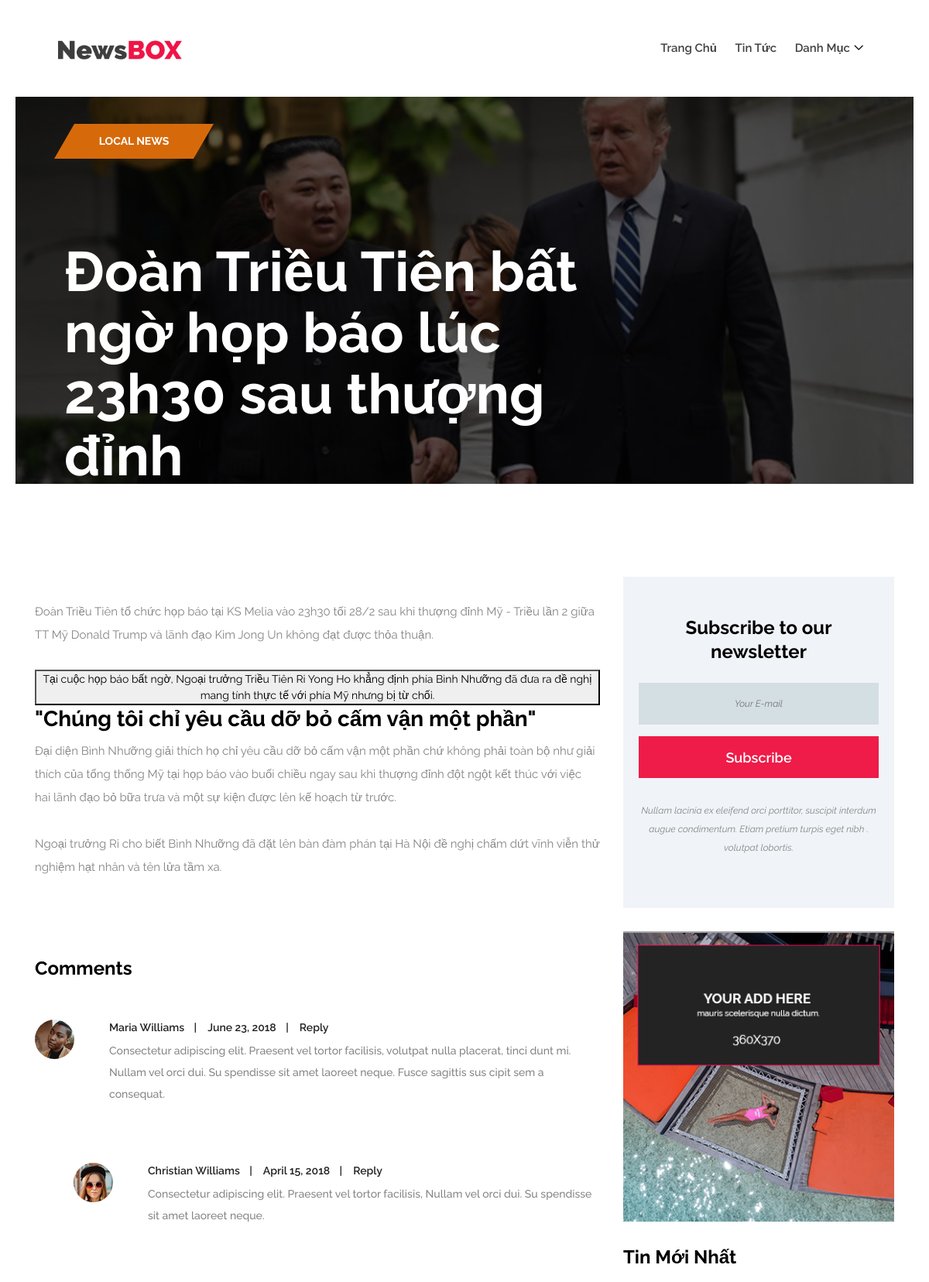
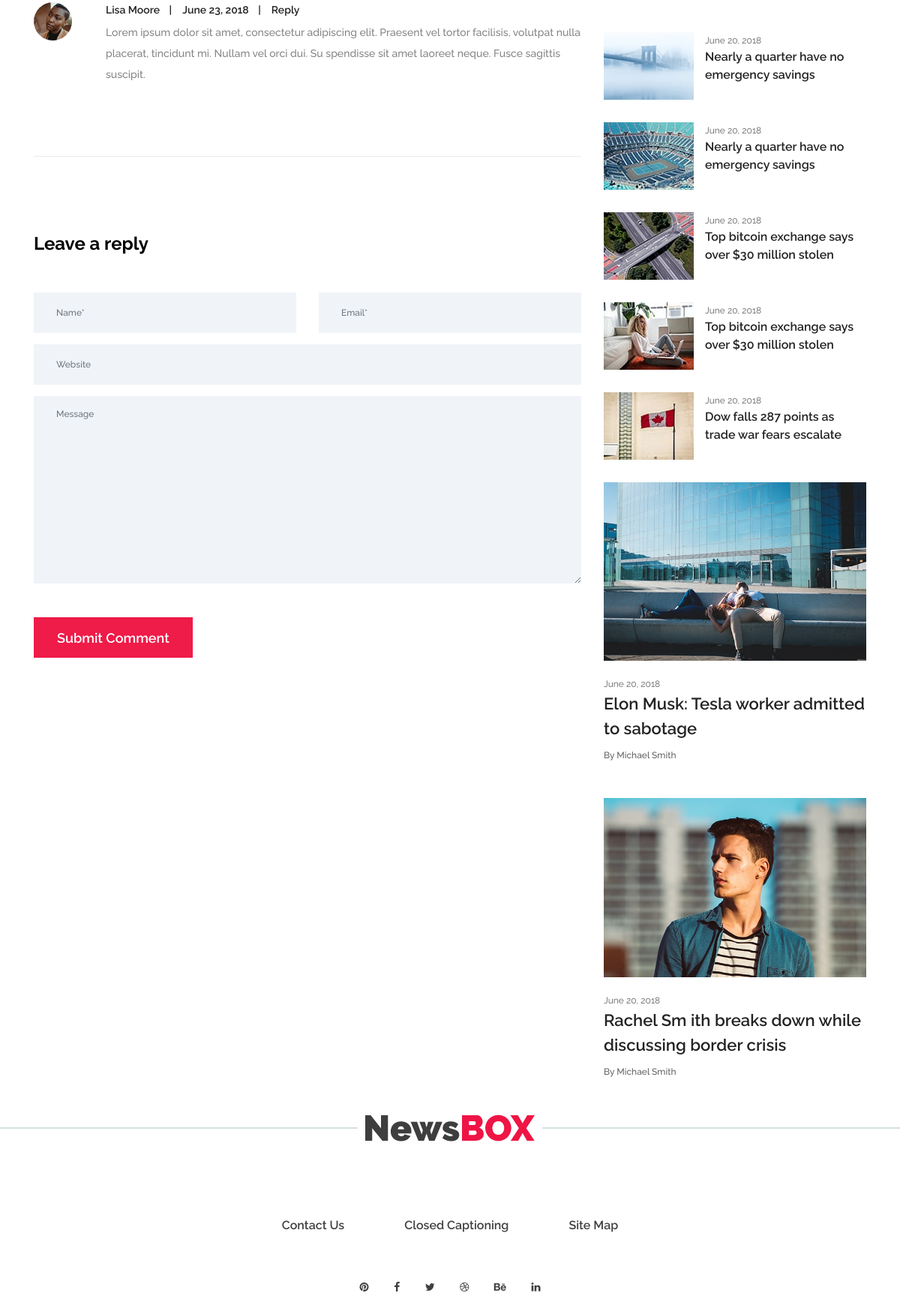
Screenshot of /controller/index.php?act=chitiet&idcate=18 (upper part) with the database file from the repository (2 pictures, top to bottom).
### tables this page shows
CREATE TABLE `news` (
  `ID` int(11) NOT NULL,
  `tieude` varchar(100) NOT NULL,
  `noidung` text,
  `hinhanh` text,
  `iddm` int(11) DEFAULT NULL,
  `thoigian` varchar(200) NOT NULL,
  `noibat` tinyint(1) NOT NULL,
  `tacgia` varchar(100) NOT NULL
);

### model/connect.php (called while the page is built, shortened)
<?php
    class connect {
        var $db = NULL;
        function __construct() {
            $dsn = "mysql:host=localhost;dbname=news";
            $user = 'root';
            $pass = 'root';
            $this->db = new PDO($dsn,$user,$pass);
            $this->db->query('set names "utf8"');
            if (!$this->db) {
                return false;
            }
            else {
               return true;
            }
        }
        public function getInstancse($select) {
            $results = $this->db->query($select);
            $result = $results->fetch();
            return $result;
        }
    }
?>

### model/news.php (called while the page is built, shortened)
<?php
    class news
    {
            function getCateById($id){
                $db = new connect();
                $select = "select * from news where ID=$id";
                $result=$db->getInstancse($select);
                return $result;
            }
    }
?>

### view/website/catalogy-detail.php (the view)
<?php
    include "header.php";
    $cate = new news();
    $id = $_GET['idcate'];
        $tin =$cate->getCateById($id);
            extract($tin);
            $hinh = '../view/upload/'.$tin['hinhanh'];
            if(is_file($hinh)){
                $hinh=$hinh;
              }else{
                $hinh="no data";
              }
?>
    <div class="post-details-title-area bg-overlay clearfix" style="background-image: url(<?php echo  $hinh?>)">
        <div class="container-fluid h-100">
            <div class="row h-100 align-items-center">
                <div class="col-12 col-lg-8">
                    <div class="post-content">
                        <p class="tag"><span>Local News</span></p>
                        <p class="post-title"> <?php echo  $tin['tieude']?> </p>
                        <div class="d-flex align-items-center">
                            <span class="post-date mr-30"><?php echo $tin['thoigian']?></span>
                            <span class="post-date"><?php echo $tin['tacgia']?></span>
                        </div>
                    </div>
                </div>
            </div>
        </div>
    </div>
    <section class="post-news-area section-padding-100-0 mb-70">
        <div class="container">
            <div class="row justify-content-center">
                <div class="col-12 col-lg-8">
                    <div class="post-details-content mb-100">
                        <p><?php echo $tin['noidung']?></p>
                    </div>
                    <div class="comment_area clearfix mb-100">
                        <h4 class="mb-50">Comments</h4>
                        <ol>
                            <li class="single_comment_area">
                                <div class="comment-content d-flex">
                                    <div class="comment-author">
                                        <img src="../view/website/img/bg-img/32.jpg" alt="author">
                                    </div>
                                    <div class="comment-meta">
                                        <div class="d-flex">
                                            <a href="#" class="post-author">Maria Williams</a>
                                            <a href="#" class="post-date">June 23, 2018 </a>
                                            <a href="#" class="reply">Reply</a>
                                        </div>
                                        <p>Consectetur adipiscing elit. Praesent vel tortor facilisis, volutpat nulla placerat, tinci dunt mi. Nullam vel orci dui. Su spendisse sit amet laoreet neque. Fusce sagittis sus cipit sem a consequat.</p>
                                    </div>
                                </div>
                                <ol class="children">
                                    <li class="single_comment_area">
                                        <div class="comment-content d-flex">
                                            <div class="comment-author">
                                                <img src="../view/website/img/bg-img/33.jpg" alt="author">
                                            </div>
                                            <div class="comment-meta">
                                                <div class="d-flex">
                                                    <a href="#" class="post-author">Christian Williams</a>
                                                    <a href="#" class="post-date">April 15, 2018</a>
                                                    <a href="#" class="reply">Reply</a>
                                                </div>
                                                <p>Consectetur adipiscing elit. Praesent vel tortor facilisis, Nullam vel orci dui. Su spendisse sit amet laoreet neque.</p>
                                            </div>
                                        </div>
                                    </li>
                                </ol>
                            </li>
                            <li class="single_comment_area">
                                <div class="comment-content d-flex">
                                    <div class="comment-author">
                                        <img src="../view/website/img/bg-img/32.jpg" alt="author">
                                    </div>
                                    <div class="comment-meta">
                                        <div class="d-flex">
                                            <a href="#" class="post-author">Lisa Moore</a>
                                            <a href="#" class="post-date">June 23, 2018</a>
                                            <a href="#" class="reply">Reply</a>
                                        </div>
                                        <p>Lorem ipsum dolor sit amet, consectetur adipiscing elit. Praesent vel tortor facilisis, volutpat nulla placerat, tincidunt mi. Nullam vel orci dui. Su spendisse sit amet laoreet neque. Fusce sagittis suscipit.</p>
                                    </div>
                                </div>
                            </li>
                        </ol>
                    </div>
                    <div class="post-a-comment-area mb-30 clearfix">
                        <h4 class="mb-50">Leave a reply</h4>
                        <div class="contact-form-area">
                            <form action="#" method="post">
                                <div class="row">
                                    <div class="col-12 col-lg-6">
                                        <input type="text" class="form-control" id="name" placeholder="Name*">
                                    </div>
                                    <div class="col-12 col-lg-6">
                                        <input type="email" class="form-control" id="email" placeholder="Email*">
                                    </div>
                                    <div class="col-12">
                                        <input type="text" class="form-control" id="subject" placeholder="Website">
                                    </div>
                                    <div class="col-12">
                                        <textarea name="message" class="form-control" id="message" cols="30" rows="10" placeholder="Message"></textarea>
                                    </div>
                                    <div class="col-12">
                                        <button class="btn newsbox-btn mt-30" type="submit">Submit Comment</button>
                                    </div>
                                </div>
                            </form>
                        </div>
                    </div>
                </div>
                <div class="col-12 col-sm-9 col-md-6 col-lg-4">
                    <div class="sidebar-area">
                        <div class="single-widget-area newsletter-widget mb-30">
                            <h4>Subscribe to our newsletter</h4>
                            <form action="#" method="post">
                                <input type="email" name="nl-email" id="nlemail" placeholder="Your E-mail">
                                <button type="submit" class="btn newsbox-btn w-100">Subscribe</button>
                            </form>
                            <p class="mt-30">Nullam lacinia ex eleifend orci porttitor, suscipit interdum augue condimentum. Etiam pretium turpis eget nibh . volutpat lobortis.</p>
                        </div>
                        <div class="single-widget-area add-widget mb-30">
                            <a href="#">
                                <img src="img/bg-img/add3.png" alt="">
                            </a>
                        </div>
                        <div class="single-widget-area news-widget mb-30">
                            <h4>Tin Mới Nhất</h4>
                            <div class="single-blog-post d-flex style-4 mb-30">
                                <div class="blog-thumbnail">
                                    <a href="#"><img src="img/bg-img/16.jpg" alt=""></a>
                                </div>
                                <div class="blog-content">
                                    <span class="post-date">June 20, 2018</span>
                                    <a href="#" class="post-title">Nearly a quarter have no emergency savings</a>
                                </div>
                            </div>
                            <div class="single-blog-post d-flex style-4 mb-30">
                                <div class="blog-thumbnail">
                                    <a href="#"><img src="img/bg-img/17.jpg" alt=""></a>
                                </div>
                                <div class="blog-content">
                                    <span class="post-date">June 20, 2018</span>
                                    <a href="#" class="post-title">Nearly a quarter have no emergency savings</a>
                                </div>
                            </div>
                            <div class="single-blog-post d-flex style-4 mb-30">
                                <div class="blog-thumbnail">
                                    <a href="#"><img src="img/bg-img/18.jpg" alt=""></a>
                                </div>
                                <div class="blog-content">
                                    <span class="post-date">June 20, 2018</span>
                                    <a href="#" class="post-title">Top bitcoin exchange says over $30 million stolen</a>
                                </div>
                            </div>
                            <div class="single-blog-post d-flex style-4 mb-30">
                                <div class="blog-thumbnail">
                                    <a href="#"><img src="img/bg-img/19.jpg" alt=""></a>
                                </div>
                                <div class="blog-content">
                                    <span class="post-date">June 20, 2018</span>
                                    <a href="#" class="post-title">Top bitcoin exchange says over $30 million stolen</a>
                                </div>
                            </div>
                            <div class="single-blog-post d-flex style-4 mb-30">
                                <div class="blog-thumbnail">
                                    <a href="#"><img src="img/bg-img/20.jpg" alt=""></a>
                                </div>
                                <div class="blog-content">
                                    <span class="post-date">June 20, 2018</span>
                                    <a href="#" class="post-title">Dow falls 287 points as trade war fears escalate</a>
                                </div>
                            </div>
                        </div>
                        <div class="single-widget-area">
                            <div class="single-blog-post style-2 mb-5">
                                <div class="blog-thumbnail">
                                    <a href="#"><img src="img/bg-img/14.jpg" alt=""></a>
                                </div>
                                <div class="blog-content">
                                    <span class="post-date">June 20, 2018</span>
                                    <a href="#" class="post-title">Elon Musk: Tesla worker admitted to sabotage</a>
                                    <a href="#" class="post-author">By Michael Smith</a>
                                </div>
                            </div>
                            <div class="single-blog-post style-2 mb-5">
                                <div class="blog-thumbnail">
                                    <a href="#"><img src="img/bg-img/15.jpg" alt=""></a>
                                </div>
                                <div class="blog-content">
                                    <span class="post-date">June 20, 2018</span>
                                    <a href="#" class="post-title">Rachel Sm ith breaks down while discussing border crisis</a>
                                    <a href="#" class="post-author">By Michael Smith</a>
                                </div>
                            </div>
                        </div>
                    </div>
                </div>
            </div>
        </div>
    </section>
<?php
    include "footer.php";
?>

### view/website/css/classy-nav.css (style rules this page uses)
* { margin: 0; padding: 0; }
body { font-family: "Roboto", sans-serif; }
ul, ol { margin: 0; }
ul li, ol li { list-style: none; }
img { height: auto; max-width: 100%; }
.justify-content-center { -webkit-box-pack: center; -ms-flex-pack: center; justify-content: center; }

### rows the page displays
news: hinhanh (picture), tieude "Đoàn Triều Tiên bất ngờ họp báo lúc 23h30 sau thượng đỉnh", noidung "Đoàn Triều Tiên tổ chức họp báo tại KS Melia vào 23h30 tối 28/2 sau khi thượng đỉnh Mỹ - Triều lần 2 giữa TT Mỹ Donald Trump và lãnh đạo Kim Jong Un không đạt được thỏa thuận. Tại cuộc họp báo bất ngờ, Ngoại trưởng Triều Tiên Ri Yong Ho khẳng định phía Bình Nhưỡng đã đưa ra đề nghị mang tính thực tế với phía Mỹ nhưng bị từ chối. \"Chúng tôi chỉ yêu cầu dỡ bỏ cấm vận một phần\" Đại diện Bình Nhưỡng giải thích họ chỉ yêu cầu dỡ bỏ cấm vận một phần chứ không phải toàn bộ như giải thích của tổng thống Mỹ tại họp báo vào buổi chiều ngay sau khi thượng đỉnh đột ngột kết thúc với việc hai lãnh đạo bỏ bữa trưa và một sự kiện được lên kế hoạch từ trước. Ngoại trưởng Ri cho biết Bình Nhưỡng đã đặt lên…"
